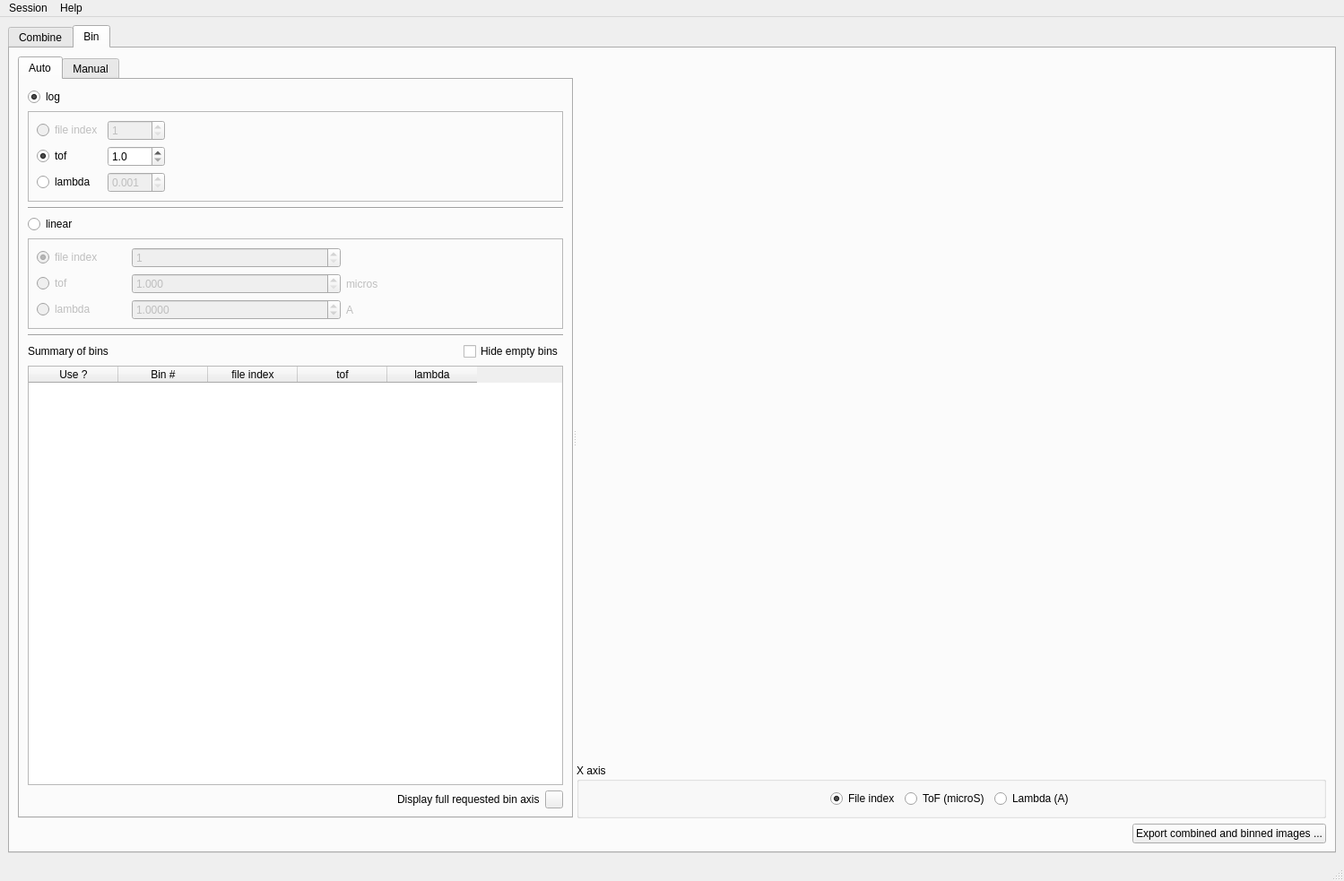
<?xml version="1.0" encoding="UTF-8"?>
<ui version="4.0">
 <class>MainWindow</class>
 <widget class="QMainWindow" name="MainWindow">
  <property name="geometry">
   <rect>
    <x>0</x>
    <y>0</y>
    <width>1499</width>
    <height>983</height>
   </rect>
  </property>
  <property name="windowTitle">
   <string>maverick</string>
  </property>
  <widget class="QWidget" name="centralwidget">
   <layout class="QVBoxLayout" name="verticalLayout_8">
    <item>
     <widget class="QTabWidget" name="combine_bin_tabWidget">
      <property name="currentIndex">
       <number>1</number>
      </property>
      <property name="elideMode">
       <enum>Qt::ElideMiddle</enum>
      </property>
      <widget class="QWidget" name="tab_combine">
       <attribute name="title">
        <string>Combine</string>
       </attribute>
       <layout class="QVBoxLayout" name="verticalLayout_6">
        <item>
         <widget class="QSplitter" name="combine_horizontal_splitter">
          <property name="orientation">
           <enum>Qt::Horizontal</enum>
          </property>
          <widget class="QWidget" name="layoutWidget">
           <layout class="QVBoxLayout" name="verticalLayout_2">
            <item>
             <widget class="QGroupBox" name="groupBox">
              <property name="title">
               <string>Input data sets</string>
              </property>
              <layout class="QVBoxLayout" name="verticalLayout">
               <item>
                <layout class="QHBoxLayout" name="horizontalLayout_3">
                 <item>
                  <widget class="QPushButton" name="combine_select_top_folder_pushButton">
                   <property name="text">
                    <string>Select new top folder ...</string>
                   </property>
                  </widget>
                 </item>
                 <item>
                  <spacer name="horizontalSpacer_4">
                   <property name="orientation">
                    <enum>Qt::Horizontal</enum>
                   </property>
                   <property name="sizeHint" stdset="0">
                    <size>
                     <width>40</width>
                     <height>20</height>
                    </size>
                   </property>
                  </spacer>
                 </item>
                 <item>
                  <widget class="QPushButton" name="combine_refresh_top_folder_pushButton">
                   <property name="text">
                    <string>Refresh table</string>
                   </property>
                  </widget>
                 </item>
                </layout>
               </item>
               <item>
                <layout class="QHBoxLayout" name="horizontalLayout_4">
                 <item>
                  <widget class="QLabel" name="label_4">
                   <property name="minimumSize">
                    <size>
                     <width>70</width>
                     <height>0</height>
                    </size>
                   </property>
                   <property name="maximumSize">
                    <size>
                     <width>70</width>
                     <height>16777215</height>
                    </size>
                   </property>
                   <property name="text">
                    <string>Top folder: </string>
                   </property>
                  </widget>
                 </item>
                 <item>
                  <widget class="QLabel" name="top_folder_label">
                   <property name="text">
                    <string>N/A</string>
                   </property>
                  </widget>
                 </item>
                </layout>
               </item>
               <item>
                <widget class="QTableWidget" name="combine_tableWidget">
                 <column>
                  <property name="text">
                   <string>Use it?</string>
                  </property>
                 </column>
                 <column>
                  <property name="text">
                   <string>Nbr files</string>
                  </property>
                 </column>
                 <column>
                  <property name="text">
                   <string>Folder Name</string>
                  </property>
                 </column>
                </widget>
               </item>
               <item>
                <widget class="QPushButton" name="pushButton_2">
                 <property name="text">
                  <string>Combine</string>
                 </property>
                </widget>
               </item>
               <item>
                <widget class="QTabWidget" name="combine_bottom_tabWidget">
                 <property name="sizePolicy">
                  <sizepolicy hsizetype="Expanding" vsizetype="Minimum">
                   <horstretch>0</horstretch>
                   <verstretch>0</verstretch>
                  </sizepolicy>
                 </property>
                 <property name="currentIndex">
                  <number>1</number>
                 </property>
                 <widget class="QWidget" name="tab_3">
                  <attribute name="title">
                   <string>Instrument Settings</string>
                  </attribute>
                  <layout class="QGridLayout" name="gridLayout_3">
                   <item row="0" column="0">
                    <widget class="QLabel" name="label">
                     <property name="text">
                      <string>distance source-detector</string>
                     </property>
                    </widget>
                   </item>
                   <item row="0" column="1">
                    <widget class="QDoubleSpinBox" name="distance_source_detector_doubleSpinBox">
                     <property name="decimals">
                      <number>3</number>
                     </property>
                     <property name="minimum">
                      <double>5.000000000000000</double>
                     </property>
                     <property name="maximum">
                      <double>30.000000000000000</double>
                     </property>
                     <property name="value">
                      <double>19.855000000000000</double>
                     </property>
                    </widget>
                   </item>
                   <item row="0" column="2">
                    <widget class="QLabel" name="label_2">
                     <property name="text">
                      <string>m</string>
                     </property>
                    </widget>
                   </item>
                   <item row="1" column="0">
                    <widget class="QLabel" name="label_3">
                     <property name="text">
                      <string>detector offset</string>
                     </property>
                    </widget>
                   </item>
                   <item row="1" column="1">
                    <widget class="QSpinBox" name="detector_offset_spinBox">
                     <property name="maximum">
                      <number>20000</number>
                     </property>
                     <property name="value">
                      <number>9600</number>
                     </property>
                    </widget>
                   </item>
                   <item row="1" column="2">
                    <widget class="QLabel" name="combine_detector_offset_units">
                     <property name="text">
                      <string>micros</string>
                     </property>
                    </widget>
                   </item>
                   <item row="2" column="0">
                    <widget class="QLabel" name="label_5">
                     <property name="text">
                      <string>sample position</string>
                     </property>
                    </widget>
                   </item>
                   <item row="2" column="1">
                    <widget class="QDoubleSpinBox" name="combine_sample_position_doubleSpinBox"/>
                   </item>
                   <item row="2" column="2">
                    <widget class="QLabel" name="label_6">
                     <property name="text">
                      <string>mm</string>
                     </property>
                    </widget>
                   </item>
                  </layout>
                 </widget>
                 <widget class="QWidget" name="tab_4">
                  <attribute name="title">
                   <string>Time Spectra</string>
                  </attribute>
                  <layout class="QVBoxLayout" name="verticalLayout_9">
                   <item>
                    <widget class="QLabel" name="time_spectra_name_label">
                     <property name="sizePolicy">
                      <sizepolicy hsizetype="Expanding" vsizetype="Preferred">
                       <horstretch>0</horstretch>
                       <verstretch>0</verstretch>
                      </sizepolicy>
                     </property>
                     <property name="text">
                      <string>N/A</string>
                     </property>
                    </widget>
                   </item>
                   <item>
                    <widget class="QPushButton" name="time_spectra_preview_pushButton">
                     <property name="enabled">
                      <bool>false</bool>
                     </property>
                     <property name="text">
                      <string>Preview</string>
                     </property>
                    </widget>
                   </item>
                  </layout>
                 </widget>
                 <widget class="QWidget" name="tab_5">
                  <attribute name="title">
                   <string/>
                  </attribute>
                  <layout class="QVBoxLayout" name="verticalLayout_10">
                   <item>
                    <widget class="QGroupBox" name="groupBox_2">
                     <property name="title">
                      <string>How to combine the folders</string>
                     </property>
                     <layout class="QHBoxLayout" name="horizontalLayout_5">
                      <item>
                       <widget class="QRadioButton" name="combine_mean_radioButton">
                        <property name="text">
                         <string>mean</string>
                        </property>
                        <property name="checked">
                         <bool>true</bool>
                        </property>
                       </widget>
                      </item>
                      <item>
                       <widget class="QRadioButton" name="combine_median_radioButton">
                        <property name="text">
                         <string>median</string>
                        </property>
                       </widget>
                      </item>
                      <item>
                       <spacer name="horizontalSpacer_5">
                        <property name="orientation">
                         <enum>Qt::Horizontal</enum>
                        </property>
                        <property name="sizeHint" stdset="0">
                         <size>
                          <width>40</width>
                          <height>20</height>
                         </size>
                        </property>
                       </spacer>
                      </item>
                     </layout>
                    </widget>
                   </item>
                   <item>
                    <spacer name="verticalSpacer_2">
                     <property name="orientation">
                      <enum>Qt::Vertical</enum>
                     </property>
                     <property name="sizeHint" stdset="0">
                      <size>
                       <width>20</width>
                       <height>40</height>
                      </size>
                     </property>
                    </spacer>
                   </item>
                  </layout>
                 </widget>
                </widget>
               </item>
              </layout>
             </widget>
            </item>
           </layout>
          </widget>
          <widget class="QWidget" name="combine_widget" native="true"/>
         </widget>
        </item>
       </layout>
      </widget>
      <widget class="QWidget" name="tab_bin">
       <attribute name="title">
        <string>Bin</string>
       </attribute>
       <layout class="QVBoxLayout" name="verticalLayout_7">
        <item>
         <widget class="QSplitter" name="bin_horizontal_splitter">
          <property name="orientation">
           <enum>Qt::Horizontal</enum>
          </property>
          <widget class="QTabWidget" name="bin_tabWidget">
           <property name="maximumSize">
            <size>
             <width>1677215</width>
             <height>16777215</height>
            </size>
           </property>
           <property name="currentIndex">
            <number>0</number>
           </property>
           <widget class="QWidget" name="tab">
            <attribute name="title">
             <string>Auto</string>
            </attribute>
            <layout class="QVBoxLayout" name="verticalLayout_3">
             <item>
              <widget class="QRadioButton" name="auto_log_radioButton">
               <property name="minimumSize">
                <size>
                 <width>100</width>
                 <height>0</height>
                </size>
               </property>
               <property name="maximumSize">
                <size>
                 <width>100</width>
                 <height>16777215</height>
                </size>
               </property>
               <property name="text">
                <string>log</string>
               </property>
               <property name="checked">
                <bool>true</bool>
               </property>
              </widget>
             </item>
             <item>
              <widget class="QFrame" name="bin_auto_log_frame">
               <property name="sizePolicy">
                <sizepolicy hsizetype="Minimum" vsizetype="Preferred">
                 <horstretch>0</horstretch>
                 <verstretch>0</verstretch>
                </sizepolicy>
               </property>
               <property name="frameShape">
                <enum>QFrame::StyledPanel</enum>
               </property>
               <property name="frameShadow">
                <enum>QFrame::Raised</enum>
               </property>
               <layout class="QGridLayout" name="gridLayout">
                <item row="0" column="0">
                 <widget class="QRadioButton" name="bin_auto_log_file_index_radioButton">
                  <property name="enabled">
                   <bool>false</bool>
                  </property>
                  <property name="text">
                   <string>file index</string>
                  </property>
                  <property name="checked">
                   <bool>false</bool>
                  </property>
                 </widget>
                </item>
                <item row="1" column="0">
                 <widget class="QRadioButton" name="bin_auto_log_tof_radioButton">
                  <property name="text">
                   <string>tof</string>
                  </property>
                  <property name="checked">
                   <bool>true</bool>
                  </property>
                 </widget>
                </item>
                <item row="1" column="2">
                 <spacer name="horizontalSpacer_6">
                  <property name="orientation">
                   <enum>Qt::Horizontal</enum>
                  </property>
                  <property name="sizeHint" stdset="0">
                   <size>
                    <width>40</width>
                    <height>20</height>
                   </size>
                  </property>
                 </spacer>
                </item>
                <item row="2" column="1">
                 <widget class="QDoubleSpinBox" name="auto_log_lambda_doubleSpinBox">
                  <property name="enabled">
                   <bool>false</bool>
                  </property>
                  <property name="maximumSize">
                   <size>
                    <width>200</width>
                    <height>16777215</height>
                   </size>
                  </property>
                  <property name="decimals">
                   <number>3</number>
                  </property>
                  <property name="minimum">
                   <double>0.001000000000000</double>
                  </property>
                 </widget>
                </item>
                <item row="0" column="1">
                 <widget class="QSpinBox" name="auto_log_file_index_spinBox">
                  <property name="enabled">
                   <bool>false</bool>
                  </property>
                  <property name="minimum">
                   <number>1</number>
                  </property>
                  <property name="maximum">
                   <number>2000</number>
                  </property>
                 </widget>
                </item>
                <item row="1" column="1">
                 <widget class="QDoubleSpinBox" name="auto_log_tof_doubleSpinBox">
                  <property name="enabled">
                   <bool>true</bool>
                  </property>
                  <property name="maximumSize">
                   <size>
                    <width>200</width>
                    <height>16777215</height>
                   </size>
                  </property>
                  <property name="decimals">
                   <number>1</number>
                  </property>
                  <property name="minimum">
                   <double>1.000000000000000</double>
                  </property>
                 </widget>
                </item>
                <item row="2" column="0">
                 <widget class="QRadioButton" name="bin_auto_log_lambda_radioButton">
                  <property name="text">
                   <string>lambda</string>
                  </property>
                 </widget>
                </item>
               </layout>
              </widget>
             </item>
             <item>
              <widget class="Line" name="line">
               <property name="orientation">
                <enum>Qt::Horizontal</enum>
               </property>
              </widget>
             </item>
             <item>
              <widget class="QRadioButton" name="auto_linear_radioButton">
               <property name="minimumSize">
                <size>
                 <width>100</width>
                 <height>0</height>
                </size>
               </property>
               <property name="maximumSize">
                <size>
                 <width>100</width>
                 <height>16777215</height>
                </size>
               </property>
               <property name="text">
                <string>linear</string>
               </property>
              </widget>
             </item>
             <item>
              <widget class="QFrame" name="bin_auto_linear_frame">
               <property name="enabled">
                <bool>false</bool>
               </property>
               <property name="sizePolicy">
                <sizepolicy hsizetype="Minimum" vsizetype="Preferred">
                 <horstretch>0</horstretch>
                 <verstretch>0</verstretch>
                </sizepolicy>
               </property>
               <property name="frameShape">
                <enum>QFrame::StyledPanel</enum>
               </property>
               <property name="frameShadow">
                <enum>QFrame::Raised</enum>
               </property>
               <layout class="QGridLayout" name="gridLayout_4">
                <item row="2" column="0">
                 <widget class="QRadioButton" name="auto_linear_lambda_radioButton">
                  <property name="text">
                   <string>lambda</string>
                  </property>
                 </widget>
                </item>
                <item row="1" column="0">
                 <widget class="QRadioButton" name="auto_linear_tof_radioButton">
                  <property name="text">
                   <string>tof</string>
                  </property>
                 </widget>
                </item>
                <item row="0" column="0">
                 <widget class="QRadioButton" name="auto_linear_file_index_radioButton">
                  <property name="minimumSize">
                   <size>
                    <width>50</width>
                    <height>0</height>
                   </size>
                  </property>
                  <property name="maximumSize">
                   <size>
                    <width>100</width>
                    <height>16777215</height>
                   </size>
                  </property>
                  <property name="text">
                   <string>file index</string>
                  </property>
                  <property name="checked">
                   <bool>true</bool>
                  </property>
                 </widget>
                </item>
                <item row="1" column="1">
                 <widget class="QDoubleSpinBox" name="auto_linear_tof_doubleSpinBox">
                  <property name="enabled">
                   <bool>false</bool>
                  </property>
                  <property name="decimals">
                   <number>3</number>
                  </property>
                  <property name="minimum">
                   <double>1.000000000000000</double>
                  </property>
                 </widget>
                </item>
                <item row="2" column="1">
                 <widget class="QDoubleSpinBox" name="auto_linear_lambda_doubleSpinBox">
                  <property name="enabled">
                   <bool>false</bool>
                  </property>
                  <property name="decimals">
                   <number>4</number>
                  </property>
                  <property name="minimum">
                   <double>0.000100000000000</double>
                  </property>
                  <property name="maximum">
                   <double>20.000000000000000</double>
                  </property>
                  <property name="singleStep">
                   <double>0.010000000000000</double>
                  </property>
                  <property name="value">
                   <double>1.000000000000000</double>
                  </property>
                 </widget>
                </item>
                <item row="1" column="2">
                 <widget class="QLabel" name="bin_auto_linear_tof_units_label">
                  <property name="enabled">
                   <bool>false</bool>
                  </property>
                  <property name="text">
                   <string>micros</string>
                  </property>
                 </widget>
                </item>
                <item row="2" column="2">
                 <widget class="QLabel" name="bin_auto_linear_lambda_units_label">
                  <property name="enabled">
                   <bool>false</bool>
                  </property>
                  <property name="text">
                   <string>A</string>
                  </property>
                 </widget>
                </item>
                <item row="0" column="1">
                 <widget class="QSpinBox" name="auto_linear_file_index_spinBox">
                  <property name="minimum">
                   <number>1</number>
                  </property>
                  <property name="maximum">
                   <number>2000</number>
                  </property>
                 </widget>
                </item>
               </layout>
              </widget>
             </item>
             <item>
              <widget class="Line" name="line_2">
               <property name="orientation">
                <enum>Qt::Horizontal</enum>
               </property>
              </widget>
             </item>
             <item>
              <layout class="QHBoxLayout" name="horizontalLayout_6">
               <item>
                <widget class="QLabel" name="label_9">
                 <property name="text">
                  <string>Summary of bins</string>
                 </property>
                </widget>
               </item>
               <item>
                <spacer name="horizontalSpacer_7">
                 <property name="orientation">
                  <enum>Qt::Horizontal</enum>
                 </property>
                 <property name="sizeHint" stdset="0">
                  <size>
                   <width>40</width>
                   <height>20</height>
                  </size>
                 </property>
                </spacer>
               </item>
               <item>
                <widget class="QCheckBox" name="bin_auto_hide_empty_bins_checkBox">
                 <property name="text">
                  <string>Hide empty bins</string>
                 </property>
                </widget>
               </item>
              </layout>
             </item>
             <item>
              <widget class="QTableWidget" name="bin_auto_tableWidget">
               <property name="contextMenuPolicy">
                <enum>Qt::CustomContextMenu</enum>
               </property>
               <property name="alternatingRowColors">
                <bool>true</bool>
               </property>
               <property name="selectionMode">
                <enum>QAbstractItemView::MultiSelection</enum>
               </property>
               <property name="selectionBehavior">
                <enum>QAbstractItemView::SelectRows</enum>
               </property>
               <column>
                <property name="text">
                 <string>Use ?</string>
                </property>
               </column>
               <column>
                <property name="text">
                 <string>Bin #</string>
                </property>
               </column>
               <column>
                <property name="text">
                 <string>file index</string>
                </property>
               </column>
               <column>
                <property name="text">
                 <string>tof</string>
                </property>
               </column>
               <column>
                <property name="text">
                 <string>lambda</string>
                </property>
               </column>
              </widget>
             </item>
             <item>
              <layout class="QHBoxLayout" name="horizontalLayout_7">
               <item>
                <spacer name="horizontalSpacer_8">
                 <property name="orientation">
                  <enum>Qt::Horizontal</enum>
                 </property>
                 <property name="sizeHint" stdset="0">
                  <size>
                   <width>40</width>
                   <height>20</height>
                  </size>
                 </property>
                </spacer>
               </item>
               <item>
                <widget class="QLabel" name="label_8">
                 <property name="text">
                  <string>Display full requested bin axis</string>
                 </property>
                </widget>
               </item>
               <item>
                <widget class="QPushButton" name="visualize_auto_bins_axis_generated_pushButton">
                 <property name="minimumSize">
                  <size>
                   <width>20</width>
                   <height>20</height>
                  </size>
                 </property>
                 <property name="maximumSize">
                  <size>
                   <width>20</width>
                   <height>20</height>
                  </size>
                 </property>
                 <property name="sizeIncrement">
                  <size>
                   <width>20</width>
                   <height>0</height>
                  </size>
                 </property>
                 <property name="toolTip">
                  <string/>
                 </property>
                 <property name="toolTipDuration">
                  <number>4</number>
                 </property>
                 <property name="whatsThis">
                  <string extracomment="aa"/>
                 </property>
                 <property name="text">
                  <string extracomment="bb"/>
                 </property>
                </widget>
               </item>
              </layout>
             </item>
            </layout>
           </widget>
           <widget class="QWidget" name="tab_2">
            <attribute name="title">
             <string>Manual</string>
            </attribute>
            <layout class="QVBoxLayout" name="verticalLayout_4">
             <item>
              <widget class="QTableWidget" name="bin_manual_tableWidget">
               <property name="selectionMode">
                <enum>QAbstractItemView::SingleSelection</enum>
               </property>
               <property name="selectionBehavior">
                <enum>QAbstractItemView::SelectRows</enum>
               </property>
               <column>
                <property name="text">
                 <string>Bin index</string>
                </property>
               </column>
               <column>
                <property name="text">
                 <string>from ...</string>
                </property>
               </column>
               <column>
                <property name="text">
                 <string>to ...</string>
                </property>
               </column>
              </widget>
             </item>
            </layout>
           </widget>
          </widget>
          <widget class="QWidget" name="layoutWidget">
           <layout class="QVBoxLayout" name="verticalLayout_5">
            <item>
             <widget class="QWidget" name="bin_widget" native="true">
              <property name="sizePolicy">
               <sizepolicy hsizetype="Expanding" vsizetype="Expanding">
                <horstretch>0</horstretch>
                <verstretch>0</verstretch>
               </sizepolicy>
              </property>
             </widget>
            </item>
            <item>
             <widget class="QGroupBox" name="groupBox_3">
              <property name="title">
               <string>X axis</string>
              </property>
              <layout class="QHBoxLayout" name="horizontalLayout">
               <item>
                <spacer name="horizontalSpacer_2">
                 <property name="orientation">
                  <enum>Qt::Horizontal</enum>
                 </property>
                 <property name="sizeHint" stdset="0">
                  <size>
                   <width>40</width>
                   <height>20</height>
                  </size>
                 </property>
                </spacer>
               </item>
               <item>
                <widget class="QRadioButton" name="bin_file_index_radioButton">
                 <property name="text">
                  <string>File index</string>
                 </property>
                 <property name="checked">
                  <bool>true</bool>
                 </property>
                </widget>
               </item>
               <item>
                <widget class="QRadioButton" name="bin_tof_radioButton">
                 <property name="text">
                  <string>ToF (microS)</string>
                 </property>
                </widget>
               </item>
               <item>
                <widget class="QRadioButton" name="bin_lambda_radioButton">
                 <property name="text">
                  <string>Lambda (A)</string>
                 </property>
                </widget>
               </item>
               <item>
                <spacer name="horizontalSpacer_3">
                 <property name="orientation">
                  <enum>Qt::Horizontal</enum>
                 </property>
                 <property name="sizeHint" stdset="0">
                  <size>
                   <width>40</width>
                   <height>20</height>
                  </size>
                 </property>
                </spacer>
               </item>
              </layout>
             </widget>
            </item>
           </layout>
          </widget>
         </widget>
        </item>
        <item>
         <layout class="QHBoxLayout" name="horizontalLayout_2">
          <item>
           <spacer name="horizontalSpacer">
            <property name="orientation">
             <enum>Qt::Horizontal</enum>
            </property>
            <property name="sizeHint" stdset="0">
             <size>
              <width>40</width>
              <height>20</height>
             </size>
            </property>
           </spacer>
          </item>
          <item>
           <widget class="QPushButton" name="pushButton_3">
            <property name="text">
             <string>Export combined and binned images ...</string>
            </property>
           </widget>
          </item>
         </layout>
        </item>
       </layout>
      </widget>
     </widget>
    </item>
   </layout>
  </widget>
  <widget class="QMenuBar" name="menubar">
   <property name="geometry">
    <rect>
     <x>0</x>
     <y>0</y>
     <width>1499</width>
     <height>24</height>
    </rect>
   </property>
   <widget class="QMenu" name="menuSession">
    <property name="title">
     <string>Session</string>
    </property>
    <addaction name="actionLoad"/>
    <addaction name="actionSave"/>
   </widget>
   <widget class="QMenu" name="menuHelp">
    <property name="title">
     <string>Help</string>
    </property>
    <addaction name="actionLog"/>
   </widget>
   <addaction name="menuSession"/>
   <addaction name="menuHelp"/>
  </widget>
  <widget class="QStatusBar" name="statusbar"/>
  <action name="actionLoad">
   <property name="text">
    <string>Load ...</string>
   </property>
   <property name="shortcut">
    <string>Ctrl+O</string>
   </property>
  </action>
  <action name="actionSave">
   <property name="text">
    <string>Save ...</string>
   </property>
   <property name="shortcut">
    <string>Ctrl+S</string>
   </property>
  </action>
  <action name="actionLog">
   <property name="text">
    <string>Log ...</string>
   </property>
   <property name="shortcut">
    <string>Ctrl+L</string>
   </property>
  </action>
 </widget>
 <resources/>
 <connections>
  <connection>
   <sender>actionLoad</sender>
   <signal>triggered()</signal>
   <receiver>MainWindow</receiver>
   <slot>session_load_clicked()</slot>
   <hints>
    <hint type="sourcelabel">
     <x>-1</x>
     <y>-1</y>
    </hint>
    <hint type="destinationlabel">
     <x>749</x>
     <y>491</y>
    </hint>
   </hints>
  </connection>
  <connection>
   <sender>actionSave</sender>
   <signal>triggered()</signal>
   <receiver>MainWindow</receiver>
   <slot>session_save_clicked()</slot>
   <hints>
    <hint type="sourcelabel">
     <x>-1</x>
     <y>-1</y>
    </hint>
    <hint type="destinationlabel">
     <x>749</x>
     <y>491</y>
    </hint>
   </hints>
  </connection>
  <connection>
   <sender>actionLog</sender>
   <signal>triggered()</signal>
   <receiver>MainWindow</receiver>
   <slot>help_log_clicked()</slot>
   <hints>
    <hint type="sourcelabel">
     <x>-1</x>
     <y>-1</y>
    </hint>
    <hint type="destinationlabel">
     <x>749</x>
     <y>491</y>
    </hint>
   </hints>
  </connection>
  <connection>
   <sender>combine_select_top_folder_pushButton</sender>
   <signal>clicked()</signal>
   <receiver>MainWindow</receiver>
   <slot>select_top_folder_button_clicked()</slot>
   <hints>
    <hint type="sourcelabel">
     <x>150</x>
     <y>130</y>
    </hint>
    <hint type="destinationlabel">
     <x>1086</x>
     <y>29</y>
    </hint>
   </hints>
  </connection>
  <connection>
   <sender>time_spectra_preview_pushButton</sender>
   <signal>clicked()</signal>
   <receiver>MainWindow</receiver>
   <slot>time_spectra_preview_clicked()</slot>
   <hints>
    <hint type="sourcelabel">
     <x>147</x>
     <y>880</y>
    </hint>
    <hint type="destinationlabel">
     <x>1089</x>
     <y>951</y>
    </hint>
   </hints>
  </connection>
  <connection>
   <sender>combine_mean_radioButton</sender>
   <signal>clicked()</signal>
   <receiver>MainWindow</receiver>
   <slot>combine_algorithm_changed()</slot>
   <hints>
    <hint type="sourcelabel">
     <x>126</x>
     <y>799</y>
    </hint>
    <hint type="destinationlabel">
     <x>7</x>
     <y>814</y>
    </hint>
   </hints>
  </connection>
  <connection>
   <sender>combine_median_radioButton</sender>
   <signal>clicked()</signal>
   <receiver>MainWindow</receiver>
   <slot>combine_algorithm_changed()</slot>
   <hints>
    <hint type="sourcelabel">
     <x>165</x>
     <y>799</y>
    </hint>
    <hint type="destinationlabel">
     <x>9</x>
     <y>775</y>
    </hint>
   </hints>
  </connection>
  <connection>
   <sender>combine_refresh_top_folder_pushButton</sender>
   <signal>clicked()</signal>
   <receiver>MainWindow</receiver>
   <slot>refresh_table_clicked()</slot>
   <hints>
    <hint type="sourcelabel">
     <x>1131</x>
     <y>130</y>
    </hint>
    <hint type="destinationlabel">
     <x>1078</x>
     <y>-10</y>
    </hint>
   </hints>
  </connection>
  <connection>
   <sender>distance_source_detector_doubleSpinBox</sender>
   <signal>editingFinished()</signal>
   <receiver>MainWindow</receiver>
   <slot>combine_instrument_settings_changed()</slot>
   <hints>
    <hint type="sourcelabel">
     <x>112</x>
     <y>782</y>
    </hint>
    <hint type="destinationlabel">
     <x>1219</x>
     <y>961</y>
    </hint>
   </hints>
  </connection>
  <connection>
   <sender>detector_offset_spinBox</sender>
   <signal>editingFinished()</signal>
   <receiver>MainWindow</receiver>
   <slot>combine_instrument_settings_changed()</slot>
   <hints>
    <hint type="sourcelabel">
     <x>112</x>
     <y>789</y>
    </hint>
    <hint type="destinationlabel">
     <x>866</x>
     <y>956</y>
    </hint>
   </hints>
  </connection>
  <connection>
   <sender>bin_file_index_radioButton</sender>
   <signal>clicked()</signal>
   <receiver>MainWindow</receiver>
   <slot>bin_xaxis_changed()</slot>
   <hints>
    <hint type="sourcelabel">
     <x>975</x>
     <y>707</y>
    </hint>
    <hint type="destinationlabel">
     <x>1002</x>
     <y>1</y>
    </hint>
   </hints>
  </connection>
  <connection>
   <sender>bin_tof_radioButton</sender>
   <signal>clicked()</signal>
   <receiver>MainWindow</receiver>
   <slot>bin_xaxis_changed()</slot>
   <hints>
    <hint type="sourcelabel">
     <x>1089</x>
     <y>707</y>
    </hint>
    <hint type="destinationlabel">
     <x>1143</x>
     <y>-3</y>
    </hint>
   </hints>
  </connection>
  <connection>
   <sender>bin_lambda_radioButton</sender>
   <signal>clicked()</signal>
   <receiver>MainWindow</receiver>
   <slot>bin_xaxis_changed()</slot>
   <hints>
    <hint type="sourcelabel">
     <x>1195</x>
     <y>707</y>
    </hint>
    <hint type="destinationlabel">
     <x>1307</x>
     <y>-4</y>
    </hint>
   </hints>
  </connection>
  <connection>
   <sender>combine_bin_tabWidget</sender>
   <signal>currentChanged(int)</signal>
   <receiver>MainWindow</receiver>
   <slot>combine_bin_tab_changed()</slot>
   <hints>
    <hint type="sourcelabel">
     <x>740</x>
     <y>40</y>
    </hint>
    <hint type="destinationlabel">
     <x>729</x>
     <y>24</y>
    </hint>
   </hints>
  </connection>
  <connection>
   <sender>bin_tabWidget</sender>
   <signal>currentChanged(int)</signal>
   <receiver>MainWindow</receiver>
   <slot>bin_auto_manual_tab_changed()</slot>
   <hints>
    <hint type="sourcelabel">
     <x>334</x>
     <y>77</y>
    </hint>
    <hint type="destinationlabel">
     <x>289</x>
     <y>25</y>
    </hint>
   </hints>
  </connection>
  <connection>
   <sender>auto_log_radioButton</sender>
   <signal>clicked()</signal>
   <receiver>MainWindow</receiver>
   <slot>bin_auto_log_linear_radioButton_changed()</slot>
   <hints>
    <hint type="sourcelabel">
     <x>67</x>
     <y>117</y>
    </hint>
    <hint type="destinationlabel">
     <x>7</x>
     <y>108</y>
    </hint>
   </hints>
  </connection>
  <connection>
   <sender>auto_linear_radioButton</sender>
   <signal>clicked()</signal>
   <receiver>MainWindow</receiver>
   <slot>bin_auto_log_linear_radioButton_changed()</slot>
   <hints>
    <hint type="sourcelabel">
     <x>74</x>
     <y>289</y>
    </hint>
    <hint type="destinationlabel">
     <x>8</x>
     <y>307</y>
    </hint>
   </hints>
  </connection>
  <connection>
   <sender>auto_log_lambda_doubleSpinBox</sender>
   <signal>editingFinished()</signal>
   <receiver>MainWindow</receiver>
   <slot>bin_auto_log_lambda_changed()</slot>
   <hints>
    <hint type="sourcelabel">
     <x>193</x>
     <y>228</y>
    </hint>
    <hint type="destinationlabel">
     <x>6</x>
     <y>231</y>
    </hint>
   </hints>
  </connection>
  <connection>
   <sender>auto_log_tof_doubleSpinBox</sender>
   <signal>editingFinished()</signal>
   <receiver>MainWindow</receiver>
   <slot>bin_auto_log_tof_changed()</slot>
   <hints>
    <hint type="sourcelabel">
     <x>181</x>
     <y>195</y>
    </hint>
    <hint type="destinationlabel">
     <x>6</x>
     <y>196</y>
    </hint>
   </hints>
  </connection>
  <connection>
   <sender>auto_linear_tof_doubleSpinBox</sender>
   <signal>editingFinished()</signal>
   <receiver>MainWindow</receiver>
   <slot>bin_auto_linear_tof_changed()</slot>
   <hints>
    <hint type="sourcelabel">
     <x>274</x>
     <y>367</y>
    </hint>
    <hint type="destinationlabel">
     <x>5</x>
     <y>399</y>
    </hint>
   </hints>
  </connection>
  <connection>
   <sender>auto_linear_lambda_doubleSpinBox</sender>
   <signal>editingFinished()</signal>
   <receiver>MainWindow</receiver>
   <slot>bin_auto_linear_lambda_changed()</slot>
   <hints>
    <hint type="sourcelabel">
     <x>283</x>
     <y>401</y>
    </hint>
    <hint type="destinationlabel">
     <x>6</x>
     <y>448</y>
    </hint>
   </hints>
  </connection>
  <connection>
   <sender>auto_linear_file_index_spinBox</sender>
   <signal>editingFinished()</signal>
   <receiver>MainWindow</receiver>
   <slot>bin_auto_linear_file_index_changed()</slot>
   <hints>
    <hint type="sourcelabel">
     <x>295</x>
     <y>333</y>
    </hint>
    <hint type="destinationlabel">
     <x>424</x>
     <y>25</y>
    </hint>
   </hints>
  </connection>
  <connection>
   <sender>auto_log_file_index_spinBox</sender>
   <signal>editingFinished()</signal>
   <receiver>MainWindow</receiver>
   <slot>bin_auto_log_file_index_changed()</slot>
   <hints>
    <hint type="sourcelabel">
     <x>178</x>
     <y>162</y>
    </hint>
    <hint type="destinationlabel">
     <x>396</x>
     <y>-11</y>
    </hint>
   </hints>
  </connection>
  <connection>
   <sender>auto_linear_file_index_radioButton</sender>
   <signal>clicked()</signal>
   <receiver>MainWindow</receiver>
   <slot>auto_linear_radioButton_changed()</slot>
   <hints>
    <hint type="sourcelabel">
     <x>110</x>
     <y>327</y>
    </hint>
    <hint type="destinationlabel">
     <x>6</x>
     <y>347</y>
    </hint>
   </hints>
  </connection>
  <connection>
   <sender>auto_linear_tof_radioButton</sender>
   <signal>clicked()</signal>
   <receiver>MainWindow</receiver>
   <slot>auto_linear_radioButton_changed()</slot>
   <hints>
    <hint type="sourcelabel">
     <x>95</x>
     <y>358</y>
    </hint>
    <hint type="destinationlabel">
     <x>5</x>
     <y>380</y>
    </hint>
   </hints>
  </connection>
  <connection>
   <sender>auto_linear_lambda_radioButton</sender>
   <signal>clicked()</signal>
   <receiver>MainWindow</receiver>
   <slot>auto_linear_radioButton_changed()</slot>
   <hints>
    <hint type="sourcelabel">
     <x>102</x>
     <y>393</y>
    </hint>
    <hint type="destinationlabel">
     <x>4</x>
     <y>430</y>
    </hint>
   </hints>
  </connection>
  <connection>
   <sender>bin_auto_log_file_index_radioButton</sender>
   <signal>clicked()</signal>
   <receiver>MainWindow</receiver>
   <slot>auto_log_radioButton_changed()</slot>
   <hints>
    <hint type="sourcelabel">
     <x>97</x>
     <y>154</y>
    </hint>
    <hint type="destinationlabel">
     <x>4</x>
     <y>159</y>
    </hint>
   </hints>
  </connection>
  <connection>
   <sender>bin_auto_log_tof_radioButton</sender>
   <signal>clicked()</signal>
   <receiver>MainWindow</receiver>
   <slot>auto_log_radioButton_changed()</slot>
   <hints>
    <hint type="sourcelabel">
     <x>88</x>
     <y>187</y>
    </hint>
    <hint type="destinationlabel">
     <x>6</x>
     <y>137</y>
    </hint>
   </hints>
  </connection>
  <connection>
   <sender>bin_auto_log_lambda_radioButton</sender>
   <signal>clicked()</signal>
   <receiver>MainWindow</receiver>
   <slot>auto_log_radioButton_changed()</slot>
   <hints>
    <hint type="sourcelabel">
     <x>120</x>
     <y>225</y>
    </hint>
    <hint type="destinationlabel">
     <x>5</x>
     <y>276</y>
    </hint>
   </hints>
  </connection>
  <connection>
   <sender>visualize_auto_bins_axis_generated_pushButton</sender>
   <signal>clicked()</signal>
   <receiver>MainWindow</receiver>
   <slot>bin_auto_visualize_axis_generated_button_clicked()</slot>
   <hints>
    <hint type="sourcelabel">
     <x>625</x>
     <y>706</y>
    </hint>
    <hint type="destinationlabel">
     <x>7</x>
     <y>515</y>
    </hint>
   </hints>
  </connection>
  <connection>
   <sender>bin_auto_hide_empty_bins_checkBox</sender>
   <signal>clicked()</signal>
   <receiver>MainWindow</receiver>
   <slot>bin_auto_hide_empty_bins()</slot>
   <hints>
    <hint type="sourcelabel">
     <x>509</x>
     <y>449</y>
    </hint>
    <hint type="destinationlabel">
     <x>4</x>
     <y>585</y>
    </hint>
   </hints>
  </connection>
  <connection>
   <sender>bin_auto_tableWidget</sender>
   <signal>customContextMenuRequested(QPoint)</signal>
   <receiver>MainWindow</receiver>
   <slot>bin_auto_table_right_clicked()</slot>
   <hints>
    <hint type="sourcelabel">
     <x>397</x>
     <y>602</y>
    </hint>
    <hint type="destinationlabel">
     <x>4</x>
     <y>680</y>
    </hint>
   </hints>
  </connection>
  <connection>
   <sender>bin_auto_tableWidget</sender>
   <signal>itemSelectionChanged()</signal>
   <receiver>MainWindow</receiver>
   <slot>bin_auto_table_selection_changed()</slot>
   <hints>
    <hint type="sourcelabel">
     <x>263</x>
     <y>541</y>
    </hint>
    <hint type="destinationlabel">
     <x>5</x>
     <y>633</y>
    </hint>
   </hints>
  </connection>
 </connections>
 <slots>
  <slot>session_load_clicked()</slot>
  <slot>session_save_clicked()</slot>
  <slot>help_log_clicked()</slot>
  <slot>select_top_folder_button_clicked()</slot>
  <slot>time_spectra_preview_clicked()</slot>
  <slot>combine_algorithm_changed()</slot>
  <slot>refresh_table_clicked()</slot>
  <slot>combine_instrument_settings_changed()</slot>
  <slot>bin_xaxis_changed()</slot>
  <slot>combine_bin_tab_changed()</slot>
  <slot>bin_auto_radioButton_clicked()</slot>
  <slot>bin_auto_log_linear_radioButton_changed()</slot>
  <slot>bin_auto_log_lambda_changed()</slot>
  <slot>bin_auto_log_tof_changed()</slot>
  <slot>bin_auto_log_file_index_changed()</slot>
  <slot>bin_auto_linear_file_index_changed()</slot>
  <slot>bin_auto_linear_tof_changed()</slot>
  <slot>bin_auto_linear_lambda_changed()</slot>
  <slot>auto_linear_radioButton_changed()</slot>
  <slot>auto_log_radioButton_changed()</slot>
  <slot>bin_auto_visualize_axis_generated_button_clicked()</slot>
  <slot>bin_auto_hide_empty_bins()</slot>
  <slot>bin_auto_table_right_clicked()</slot>
  <slot>bin_auto_table_selection_changed()</slot>
  <slot>bin_auto_table_selection_with_keyboard_changed()</slot>
 </slots>
</ui>
